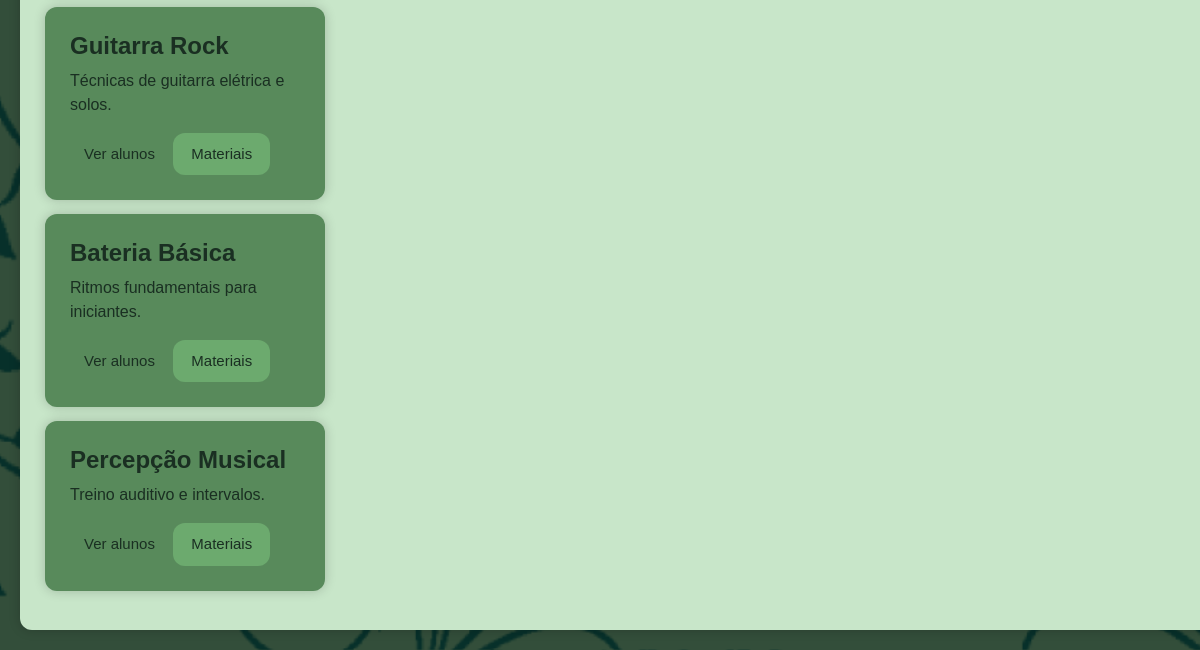
The page /professor (signed in, lower part) on the database as committed earlier.
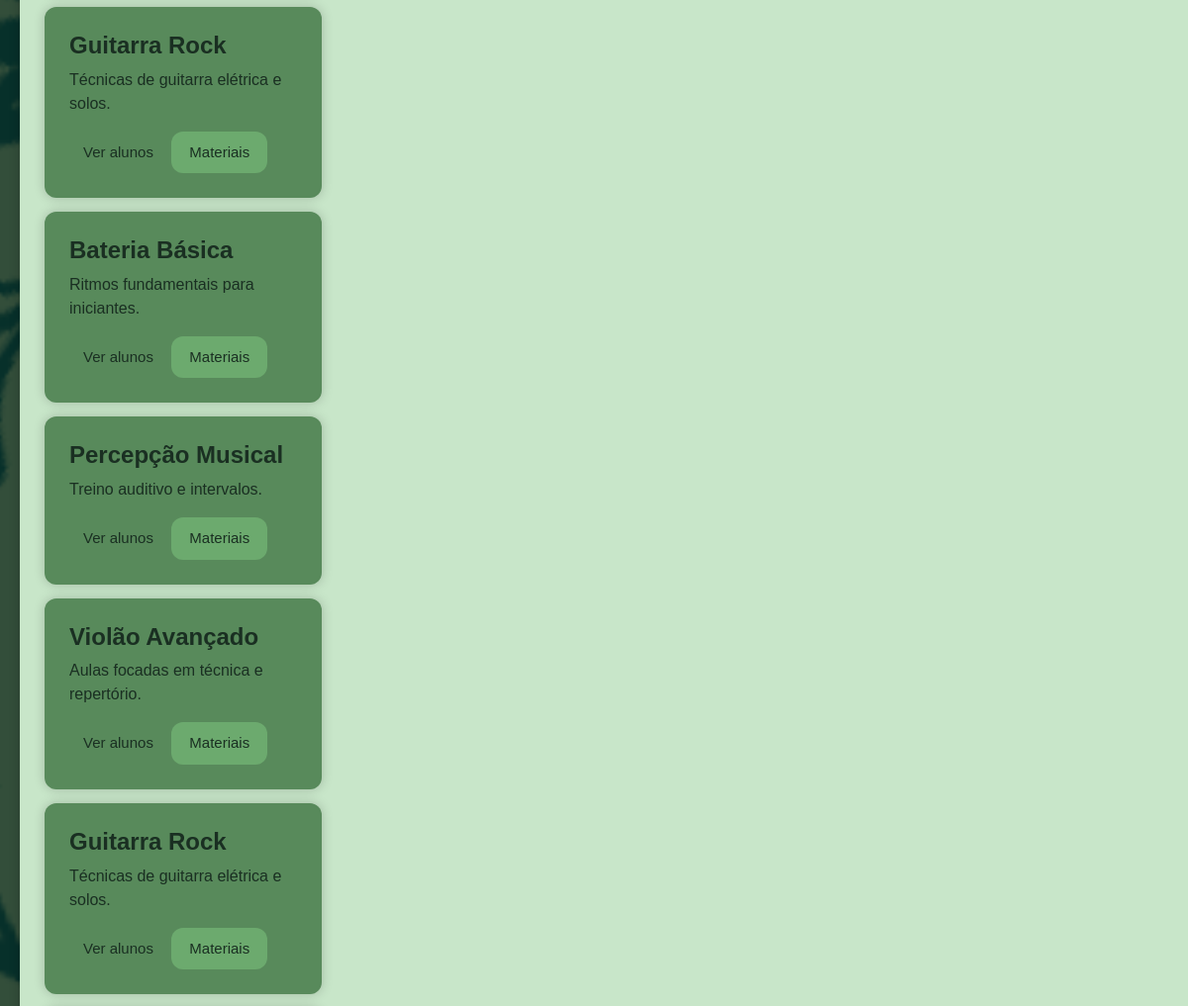
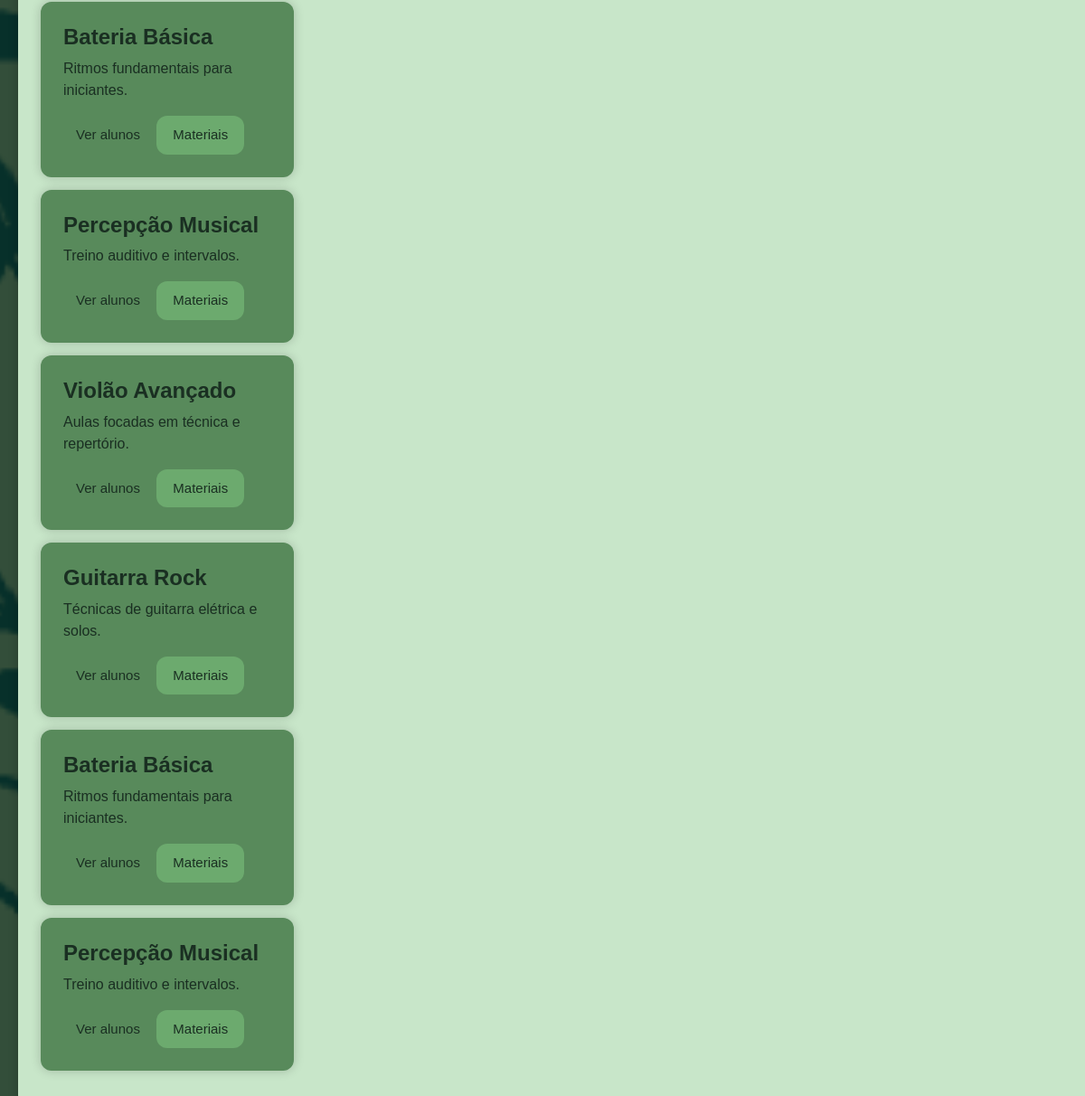
The same page on the database as committed later (2 pictures, top to bottom).
### tables this page shows
CREATE TABLE Turma (
    id_turma INTEGER PRIMARY KEY AUTOINCREMENT,
    nome TEXT NOT NULL,
    descricao TEXT,
    especialidade TEXT,
    id_professor INTEGER NOT NULL,
    id_escola INTEGER NOT NULL,
    FOREIGN KEY (id_professor) REFERENCES Professor(id_professor),
    FOREIGN KEY (id_escola) REFERENCES Escola(id_escola)
);

### app.py (the view)
@app.route("/professor")
def professor():
    if "professor_id" not in session:
        return redirect("/login")
    id_professor = session["professor_id"]
    id_escola = session["id_escola"]
    escola = model.buscar_escola(id_escola)
    turmas = model.listar_turmas_do_professor(id_professor)
    materiais = model.listar_materiais_professor(id_professor)
    materiais_por_turma = {}
    for m in materiais:
        id_turma = m[3]
        if id_turma not in materiais_por_turma:
            materiais_por_turma[id_turma] = []
        materiais_por_turma[id_turma].append(m)
    return render_template(
        "professor.html",
        escola=escola,
        turmas=turmas,
        materiais_por_turma=materiais_por_turma
    )

### model.py (called while the page is built)
def conectar():
    return sqlite3.connect("escola.db")

def listar_turmas_do_professor(id_professor):
    conn = conectar()
    cursor = conn.cursor()
    cursor.execute("""
    SELECT id_turma, nome, descricao
    FROM Turma
    WHERE id_professor = ?
    """, (id_professor,))
    turmas = cursor.fetchall()
    conn.close()
    return turmas

def listar_materiais_professor(id_professor):
    conn = conectar()
    cursor = conn.cursor()
    cursor.execute("""
    SELECT titulo, descricao, data_envio, id_turma
    FROM Material
    WHERE id_professor = ?
    ORDER BY data_envio DESC
    """, (id_professor,))
    materiais = cursor.fetchall()
    conn.close()
    return materiais

def buscar_escola(id_escola):
    conn = conectar()
    cursor = conn.cursor()
    cursor.execute("""
    SELECT nome, descricao, endereco, telefone
    FROM Escola
    WHERE id_escola = ?
    """, (id_escola,))
    escola = cursor.fetchone()
    conn.close()
    return escola

### templates/professor.html (shortened to what this page needs)
<!DOCTYPE html>
<html lang="en">
<head>
    <link href="https://cdn.jsdelivr.net/npm/bootstrap@5.3.8/dist/css/bootstrap.min.css" rel="stylesheet"
>
    <link rel="stylesheet" href="/static/style.css">
</head>
<body>
    <div id="container1">
        <div id="subbox" style="flex-direction: column;">
            {% for id_turma, nome, descricao in turmas %}
            <div id="divturmas">
                <h4><strong>{{ nome }}</strong></h4>
                <p>{{ descricao }}</p>
                <a href="/turma/{{ id_turma }}/pessoas">Ver alunos</a>
                <button onclick="toggleMateriais({{ id_turma }})">
                    Materiais
                </button>
            </div>
            {% endfor %}
        </div>
    </div>
</body>
</html>

### static/style.css (style rules this page uses)
:root { --verde-principal: #3E5F47; --verde-secundario: #6caa6e; --verde-hover: #6AAE70; --verde-medio: #588A5B; --fundo-claro: #C8E6C9; --fundo-suave: #DFECE0; --texto-escuro: #1A2F22; --texto-claro: #F4F4F4; --sombra: rgba(0,0,0,0.2); }
body { margin: 0; padding: 20px; font-family: 'Lucida Sans', 'Lucida Sans Regular', 'Lucida Grande', 'Lucida Sans Unicode', Geneva, Verdana, sans-serif; background-color: var(--verde-principal); background-image: url(/static/img/fundomaestro.png); background-size: cover; background-position: center; color: var(--texto-claro); }
a { display: inline-block; padding: 7px 14px; color: var(--texto-escuro); text-decoration: none; border-radius: 6px; font-size: 15px; }
button { padding: 10px 18px; border: none; border-radius: 12px; background-color: var(--verde-secundario); color: var(--texto-escuro); cursor: pointer; font-size: 15px; }
#divturmas { background-color: var(--verde-medio); color: var(--texto-escuro); padding: 25px; border-radius: 12px; margin-bottom: 14px; width: 280px; box-shadow: 0 0 12px var(--sombra); }
#subbox { background-color: var(--fundo-claro); color: var(--texto-escuro); width: 1200px; padding: 25px; border-radius: 12px; display: flex; box-shadow: 0 0 12px var(--sombra); }

Rows that differ between the two databases and show on the page:
added Turma: nome "Violão Avançado", descricao "Aulas focadas em técnica e repertório."
added Turma: nome "Guitarra Rock", descricao "Técnicas de guitarra elétrica e solos."
added Turma: nome "Bateria Básica", descricao "Ritmos fundamentais para iniciantes."
added Turma: nome "Percepção Musical", descricao "Treino auditivo e intervalos."
added Turma: nome "Violão Avançado", descricao "Aulas focadas em técnica e repertório."
added Turma: nome "Guitarra Rock", descricao "Técnicas de guitarra elétrica e solos."
added Turma: nome "Bateria Básica", descricao "Ritmos fundamentais para iniciantes."
added Turma: nome "Percepção Musical", descricao "Treino auditivo e intervalos."
